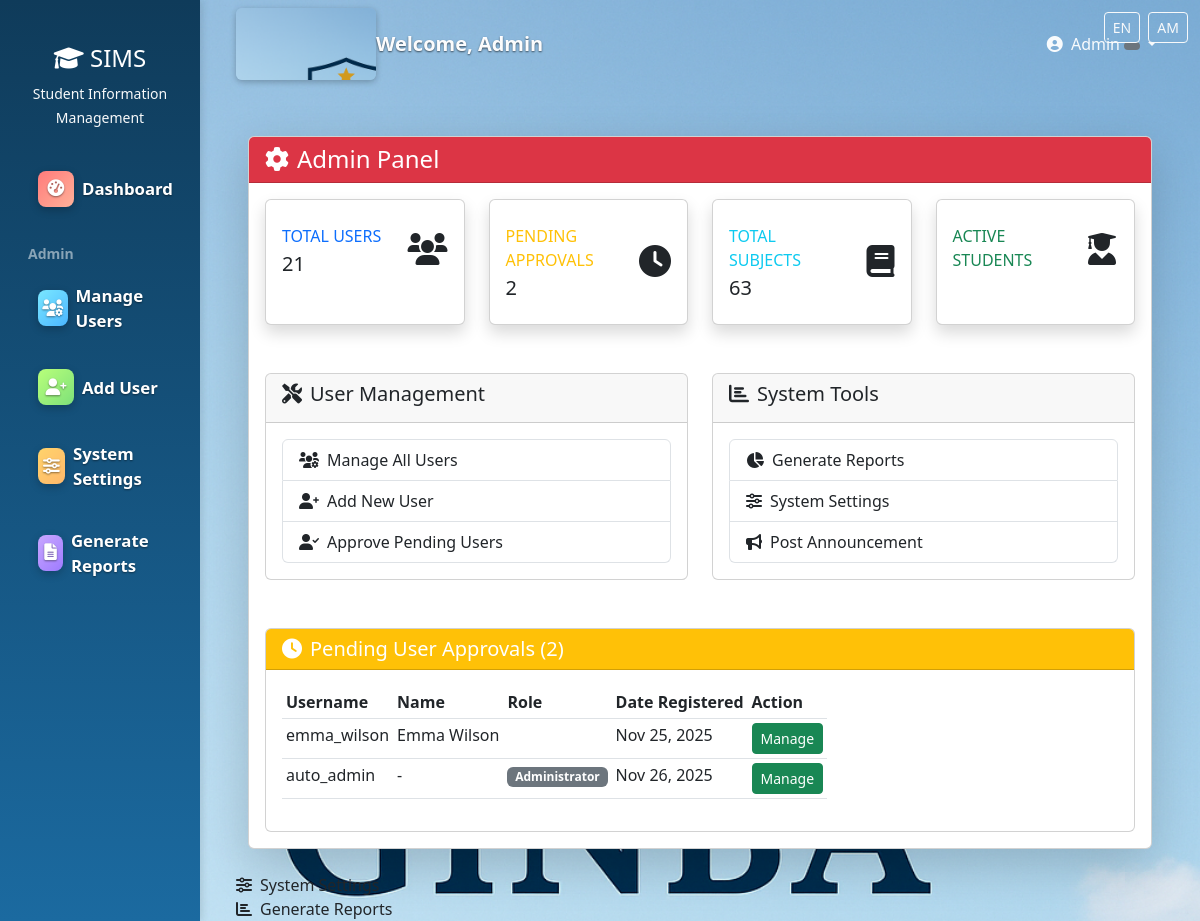
/users/admin-panel/ (signed in), run on the app's committed database.
### users/models.py (models this page shows, shortened)
class User(AbstractUser):
    ROLE_CHOICES = (
        ('admin', 'Administrator'),
        ('teacher', 'Teacher'),
        ('student', 'Student'),
        ('registrar', 'Registrar'),
        ('finance', 'Finance Officer'),
        ('parent', 'Parent'),
    )
    role = models.CharField(max_length=20, choices=ROLE_CHOICES)
    phone = models.CharField(max_length=15, blank=True)
    address = models.TextField(blank=True)
    date_of_birth = models.DateField(null=True, blank=True)
    profile_picture = models.ImageField(upload_to='profiles/', null=True, blank=True)
    is_approved = models.BooleanField(default=False)
    created_at = models.DateTimeField(auto_now_add=True)

### users/admin_views.py (the view)
# urls.py: path('admin-panel/', admin_views.admin_panel, name='admin_panel'),
@login_required
def admin_panel(request):
    if not (getattr(request.user, 'role', None) == 'admin' or request.user.is_superuser):
        messages.error(request, "You don't have permission to access this page.")
        return redirect('dashboard')
    try:
        total_subjects = Subject.objects.filter(is_active=True).count()
    except Exception:
        total_subjects = 0  # Default value if subjects table doesn't exist
    stats = {
        'total_users': User.objects.count(),
        'pending_approvals': User.objects.filter(is_approved=False).count(),
        'total_subjects': total_subjects,
        'recent_registrations': User.objects.order_by('-date_joined')[:5],
    }
    context = {
        'stats': stats,
        'pending_users': User.objects.filter(is_approved=False),
        'notifications': Notification.objects.filter(user=request.user).order_by('-created_at')[:10],
    }
    return render(request, 'admin/admin_panel.html', context)

### templates/admin/admin_panel.html (shortened to what this page needs)
{% extends 'base.html' %}
{% load static %}
{% block content %}
<div class="container-fluid py-4">
    <div class="row">
        <div class="col-12">
            <div class="card shadow-lg">
                <div class="card-header bg-danger text-white">
                    <h4 class="card-title mb-0">
                        <i class="fas fa-cog me-2"></i>Admin Panel
                    </h4>
                </div>
                <div class="card-body">
                    <div class="row mb-4">
                        <div class="col-xl-3 col-md-6 mb-4">
                            <div class="card border-left-primary shadow h-100 py-2">
                                <div class="card-body">
                                    <div class="row no-gutters align-items-center">
                                        <div class="col mr-2">
                                            <div class="text-xs font-weight-bold text-primary text-uppercase mb-1">Total Users</div>
                                            <div class="h5 mb-0 font-weight-bold text-gray-800">{{ stats.total_users }}</div>
                                        </div>
                                        <div class="col-auto">
                                            <i class="fas fa-users fa-2x text-gray-300"></i>
                                        </div>
                                    </div>
                                </div>
                            </div>
                        </div>
                        <div class="col-xl-3 col-md-6 mb-4">
                            <div class="card border-left-warning shadow h-100 py-2">
                                <div class="card-body">
                                    <div class="row no-gutters align-items-center">
                                        <div class="col mr-2">
                                            <div class="text-xs font-weight-bold text-warning text-uppercase mb-1">Pending Approvals</div>
                                            <div class="h5 mb-0 font-weight-bold text-gray-800">{{ stats.pending_approvals }}</div>
                                        </div>
                                        <div class="col-auto">
                                            <i class="fas fa-clock fa-2x text-gray-300"></i>
                                        </div>
                                    </div>
                                </div>
                            </div>
                        </div>
                        <div class="col-xl-3 col-md-6 mb-4">
                            <div class="card border-left-info shadow h-100 py-2">
                                <div class="card-body">
                                    <div class="row no-gutters align-items-center">
                                        <div class="col mr-2">
                                            <div class="text-xs font-weight-bold text-info text-uppercase mb-1">Total Subjects</div>
                                            <div class="h5 mb-0 font-weight-bold text-gray-800">{{ stats.total_subjects }}</div>
                                        </div>
                                        <div class="col-auto">
                                            <i class="fas fa-book fa-2x text-gray-300"></i>
                                        </div>
                                    </div>
                                </div>
                            </div>
                        </div>
                        <div class="col-xl-3 col-md-6 mb-4">
                            <div class="card border-left-success shadow h-100 py-2">
                                <div class="card-body">
                                    <div class="row no-gutters align-items-center">
                                        <div class="col mr-2">
                                            <div class="text-xs font-weight-bold text-success text-uppercase mb-1">Active Students</div>
                                        </div>
                                        <div class="col-auto">
                                            <i class="fas fa-user-graduate fa-2x text-gray-300"></i>
                                        </div>
                                    </div>
                                </div>
                            </div>
                        </div>
                    </div>
                    <div class="row">
                        <div class="col-lg-6">
                            <div class="card mb-4">
                                <div class="card-header">
                                    <h5 class="card-title"><i class="fas fa-tools me-2"></i>User Management</h5>
                                </div>
                                <div class="card-body">
                                    <div class="list-group">
                                        <a href="{% url 'manage_users' %}" class="list-group-item list-group-item-action">
                                            <i class="fas fa-users-cog me-2"></i>Manage All Users
                                        </a>
                                        <a href="{% url 'add_user' %}" class="list-group-item list-group-item-action">
                                            <i class="fas fa-user-plus me-2"></i>Add New User
                                        </a>
                                        <a href="#" class="list-group-item list-group-item-action">
                                            <i class="fas fa-user-check me-2"></i>Approve Pending Users
                                        </a>
                                    </div>
                                </div>
                            </div>
                        </div>
                        <div class="col-lg-6">
                            <div class="card mb-4">
                                <div class="card-header">
                                    <h5 class="card-title"><i class="fas fa-chart-bar me-2"></i>System Tools</h5>
                                </div>
                                <div class="card-body">
                                    <div class="list-group">
                                        <a href="{% url 'generate_reports' %}" class="list-group-item list-group-item-action">
                                            <i class="fas fa-chart-pie me-2"></i>Generate Reports
                                        </a>
                                        <a href="{% url 'system_settings' %}" class="list-group-item list-group-item-action">
                                            <i class="fas fa-sliders-h me-2"></i>System Settings
                                        </a>
                                        <a href="{% url 'post_announcement' %}" class="list-group-item list-group-item-action">
                                            <i class="fas fa-bullhorn me-2"></i>Post Announcement
                                        </a>
                                    </div>
                                </div>
                            </div>
                        </div>
                    </div>
                    {% if pending_users %}
                    <div class="card mt-4">
                        <div class="card-header bg-warning text-white">
                            <h5 class="card-title mb-0">
                                <i class="fas fa-clock me-2"></i>Pending User Approvals ({{ pending_users.count }})
                            </h5>
                        </div>
                        <div class="card-body">
                            <div class="table-responsive">
                                <table class="table table-sm">
                                    <thead>
                                        <tr>
                                            <th>Username</th>
                                            <th>Name</th>
                                            <th>Role</th>
                                            <th>Date Registered</th>
                                            <th>Action</th>
                                        </tr>
                                    </thead>
                                    <tbody>
                                        {% for user in pending_users %}
                                        <tr>
                                            <td>{{ user.username }}</td>
                                            <td>{{ user.get_full_name|default:"-" }}</td>
                                            <td>
                                                <span class="badge bg-secondary">{{ user.get_role_display }}</span>
                                            </td>
                                            <td>{{ user.date_joined|date:"M d, Y" }}</td>
                                            <td>
                                                <a href="{% url 'manage_users' %}" class="btn btn-sm btn-success">Manage</a>
                                            </td>
                                        </tr>
                                        {% endfor %}
                                    </tbody>
                                </table>
                            </div>
                        </div>
                    </div>
                    {% endif %}
                </div>
            </div>
        </div>
    </div>
</div>
<a href="{% url 'system_settings' %}" class="list-group-item list-group-item-action">
    <i class="fas fa-sliders-h me-2"></i>System Settings
</a>
<a href="{% url 'generate_reports' %}" class="list-group-item list-group-item-action">
    <i class="fas fa-chart-bar me-2"></i>Generate Reports
</a>
{% endblock %}

### templates/base.html (shortened to what this page needs)
<!DOCTYPE html>
{% load i18n %}
<html lang="{{ LANGUAGE_CODE|default:'en' }}">
  <head>
    {% load static %}
    <link
      href="https://cdn.jsdelivr.net/npm/bootstrap@5.3.0/dist/css/bootstrap.min.css"
      rel="stylesheet"
    />
    <link
      href="https://cdnjs.cloudflare.com/ajax/libs/font-awesome/6.0.0/css/all.min.css"
      rel="stylesheet"
    />
  </head>
  <body>
    <div style="position:fixed;right:12px;top:12px;z-index:1050">
      <form id="lang-form" action="/i18n/setlang/" method="post" style="display:inline">
        <button name="language" value="en" class="btn btn-sm btn-outline-light me-1" type="submit">EN</button>
        <button name="language" value="am" class="btn btn-sm btn-outline-light" type="submit">AM</button>
      </form>
    </div>
    {% if user.is_authenticated %}
    <div class="container-fluid">
      <div class="row">
        <nav class="col-md-3 col-lg-2 d-none d-md-block sidebar">
          <div class="position-sticky pt-4">
            <div class="text-center mb-4">
              <h4 class="text-white">
                <i class="fas fa-graduation-cap"></i> SIMS
              </h4>
              <small class="text-light">Student Information Management</small>
            </div>
            <ul class="nav flex-column">
              <li class="nav-item">
                <a
                  class="nav-link {% if request.resolver_match.url_name == 'dashboard' %}active{% endif %}"
                  href="{% url 'dashboard' %}"
                >
                  <i class="fas fa-tachometer-alt me-2"></i>Dashboard
                </a>
              </li>
              {% if user.is_superuser or user.is_staff or user.role == 'admin' %}
              <li class="nav-item mt-3">
                <strong class="text-white-50 ps-3 small">{% trans "Admin" %}</strong>
              </li>
              {% url 'manage_users' as manage_users_url %}
              {% if manage_users_url %}
              <li class="nav-item">
                <a class="nav-link" href="{{ manage_users_url }}">
                  <i class="fas fa-users-cog me-2"></i>
                  <span data-i18n="SIDEBAR_MANAGE_USERS">{% trans "Manage Users" %}</span>
                </a>
              </li>
              {% endif %}
              {% url 'add_user' as add_user_url %}
              {% if add_user_url %}
              <li class="nav-item">
                <a class="nav-link" href="{{ add_user_url }}">
                  <i class="fas fa-user-plus me-2"></i>
                  <span data-i18n="SIDEBAR_ADD_USER">{% trans "Add User" %}</span>
                </a>
              </li>
              {% endif %}
              {% url 'system_settings' as system_settings_url %}
              {% if system_settings_url %}
              <li class="nav-item">
                <a class="nav-link" href="{{ system_settings_url }}">
                  <i class="fas fa-sliders-h me-2"></i>
                  <span data-i18n="SIDEBAR_SYSTEM_SETTINGS">{% trans "System Settings" %}</span>
                </a>
              </li>
              {% endif %}
              {% url 'generate_reports' as generate_reports_url %}
              {% if generate_reports_url %}
              <li class="nav-item">
                <a class="nav-link" href="{{ generate_reports_url }}">
                  <i class="fas fa-file-alt me-2"></i>
                  <span data-i18n="SIDEBAR_GENERATE_REPORTS">{% trans "Generate Reports" %}</span>
                </a>
              </li>
              {% endif %}
              {% url 'post_announcements' as post_announcements_url %}
              {% endif %}
            </ul>
          </div>
        </nav>
        <main class="col-md-9 ms-sm-auto col-lg-10 px-md-4 main-content">
          <nav
            class="navbar navbar-expand-lg navbar-light bg-white shadow-sm mb-4"
          >
            <div class="container-fluid">
              <span class="site-logo" aria-hidden="true"></span>
              <span class="navbar-brand">Welcome, {{ user.get_full_name|default:user.username }}</span>
              <div class="navbar-nav ms-auto">
                <div class="nav-item dropdown">
                  <a
                    class="nav-link dropdown-toggle"
                    href="#"
                    id="navbarDropdown"
                    role="button"
                    data-bs-toggle="dropdown"
                  >
                    <i class="fas fa-user-circle me-1"></i> {{ user.username }}
                    <span
                      class="badge bg-{% if user.role == 'admin' %}danger{% elif user.role == 'teacher' %}info{% elif user.role == 'student' %}success{% elif user.role == 'parent' %}warning{% else %}secondary{% endif %}"
                    >
                    </span>
                  </a>
                </div>
              </div>
            </div>
          </nav>
          <div class="container-fluid">{% block content %}{% endblock %}</div>
        </main>
      </div>
    </div>
    {% endif %}
  </body>
</html>

### data on the page
User: get_full_name "Admin", username "Admin"
User: username "emma_wilson", get_full_name "Emma Wilson", date_joined "Nov 25, 2025"
User: username "auto_admin", get_full_name "-", role "Administrator", date_joined "Nov 26, 2025"

### other printed values
{{ stats.total_users }} "21"
{{ stats.pending_approvals }} "2"
{{ stats.total_subjects }} "63"
{{ pending_users.count }} "2"
